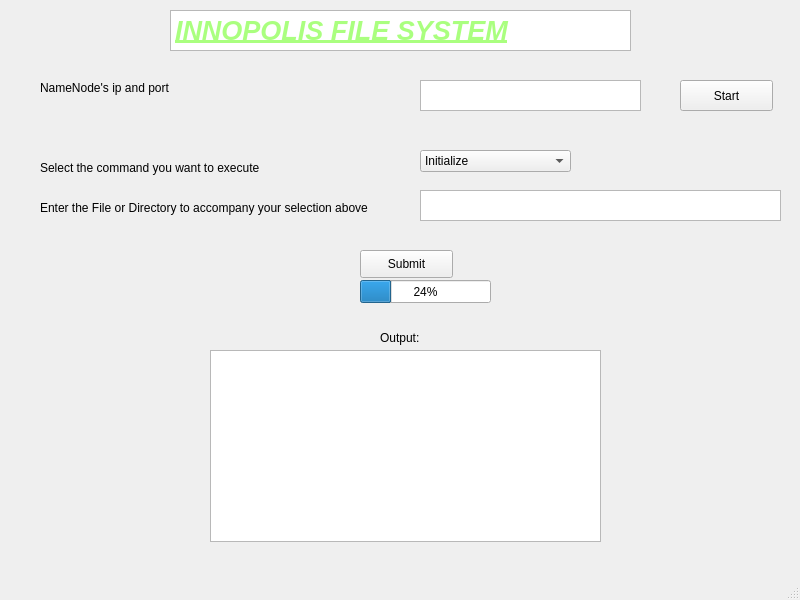
<?xml version="1.0" encoding="UTF-8"?>
<ui version="4.0">
 <class>MainWindow</class>
 <widget class="QMainWindow" name="MainWindow">
  <property name="geometry">
   <rect>
    <x>0</x>
    <y>0</y>
    <width>800</width>
    <height>600</height>
   </rect>
  </property>
  <property name="windowTitle">
   <string>MainWindow</string>
  </property>
  <widget class="QWidget" name="centralwidget">
   <widget class="QComboBox" name="comboBox">
    <property name="geometry">
     <rect>
      <x>420</x>
      <y>150</y>
      <width>151</width>
      <height>22</height>
     </rect>
    </property>
    <item>
     <property name="text">
      <string>Initialize</string>
     </property>
    </item>
    <item>
     <property name="text">
      <string>get_pool</string>
     </property>
    </item>
    <item>
     <property name="text">
      <string>Read Directory</string>
     </property>
    </item>
    <item>
     <property name="text">
      <string>Change Directory</string>
     </property>
    </item>
    <item>
     <property name="text">
      <string>Make Directory</string>
     </property>
    </item>
    <item>
     <property name="text">
      <string>Remove Directory</string>
     </property>
    </item>
    <item>
     <property name="text">
      <string>Create File</string>
     </property>
    </item>
    <item>
     <property name="text">
      <string>Delete File</string>
     </property>
    </item>
    <item>
     <property name="text">
      <string>Copy FIle</string>
     </property>
    </item>
    <item>
     <property name="text">
      <string>Move FIle</string>
     </property>
    </item>
    <item>
     <property name="text">
      <string>Write File</string>
     </property>
    </item>
    <item>
     <property name="text">
      <string>Read File</string>
     </property>
    </item>
    <item>
     <property name="text">
      <string>Info</string>
     </property>
    </item>
   </widget>
   <widget class="QPushButton" name="pushButton">
    <property name="geometry">
     <rect>
      <x>360</x>
      <y>250</y>
      <width>93</width>
      <height>28</height>
     </rect>
    </property>
    <property name="text">
     <string>Submit</string>
    </property>
   </widget>
   <widget class="QProgressBar" name="progressBar">
    <property name="geometry">
     <rect>
      <x>360</x>
      <y>280</y>
      <width>131</width>
      <height>23</height>
     </rect>
    </property>
    <property name="value">
     <number>24</number>
    </property>
   </widget>
   <widget class="QTextEdit" name="textEdit">
    <property name="geometry">
     <rect>
      <x>420</x>
      <y>190</y>
      <width>361</width>
      <height>31</height>
     </rect>
    </property>
    <property name="html">
     <string>&lt;!DOCTYPE HTML PUBLIC &quot;-//W3C//DTD HTML 4.0//EN&quot; &quot;http://www.w3.org/TR/REC-html40/strict.dtd&quot;&gt;
&lt;html&gt;&lt;head&gt;&lt;meta name=&quot;qrichtext&quot; content=&quot;1&quot; /&gt;&lt;style type=&quot;text/css&quot;&gt;
p, li { white-space: pre-wrap; }
&lt;/style&gt;&lt;/head&gt;&lt;body style=&quot; font-family:'MS Shell Dlg 2'; font-size:7.8pt; font-weight:400; font-style:normal;&quot;&gt;
&lt;p style=&quot;-qt-paragraph-type:empty; margin-top:0px; margin-bottom:0px; margin-left:0px; margin-right:0px; -qt-block-indent:0; text-indent:0px;&quot;&gt;&lt;br /&gt;&lt;/p&gt;&lt;/body&gt;&lt;/html&gt;</string>
    </property>
   </widget>
   <widget class="QTextBrowser" name="textBrowser">
    <property name="geometry">
     <rect>
      <x>210</x>
      <y>350</y>
      <width>391</width>
      <height>192</height>
     </rect>
    </property>
   </widget>
   <widget class="QLabel" name="label">
    <property name="geometry">
     <rect>
      <x>40</x>
      <y>200</y>
      <width>371</width>
      <height>16</height>
     </rect>
    </property>
    <property name="text">
     <string>Enter the File or Directory to accompany your selection above</string>
    </property>
   </widget>
   <widget class="QLabel" name="label_3">
    <property name="geometry">
     <rect>
      <x>380</x>
      <y>330</y>
      <width>55</width>
      <height>16</height>
     </rect>
    </property>
    <property name="text">
     <string>Output:</string>
    </property>
   </widget>
   <widget class="QLabel" name="label_4">
    <property name="geometry">
     <rect>
      <x>40</x>
      <y>160</y>
      <width>271</width>
      <height>16</height>
     </rect>
    </property>
    <property name="text">
     <string>Select the command you want to execute</string>
    </property>
   </widget>
   <widget class="QTextEdit" name="textEdit_3">
    <property name="geometry">
     <rect>
      <x>420</x>
      <y>80</y>
      <width>221</width>
      <height>31</height>
     </rect>
    </property>
   </widget>
   <widget class="QLabel" name="label_5">
    <property name="geometry">
     <rect>
      <x>40</x>
      <y>80</y>
      <width>181</width>
      <height>16</height>
     </rect>
    </property>
    <property name="text">
     <string>NameNode's ip and port</string>
    </property>
   </widget>
   <widget class="QPushButton" name="pushButton_2">
    <property name="geometry">
     <rect>
      <x>680</x>
      <y>80</y>
      <width>93</width>
      <height>31</height>
     </rect>
    </property>
    <property name="text">
     <string>Start</string>
    </property>
   </widget>
   <widget class="QTextBrowser" name="textBrowser_2">
    <property name="geometry">
     <rect>
      <x>170</x>
      <y>10</y>
      <width>461</width>
      <height>41</height>
     </rect>
    </property>
    <property name="html">
     <string>&lt;!DOCTYPE HTML PUBLIC &quot;-//W3C//DTD HTML 4.0//EN&quot; &quot;http://www.w3.org/TR/REC-html40/strict.dtd&quot;&gt;
&lt;html&gt;&lt;head&gt;&lt;meta name=&quot;qrichtext&quot; content=&quot;1&quot; /&gt;&lt;style type=&quot;text/css&quot;&gt;
p, li { white-space: pre-wrap; }
&lt;/style&gt;&lt;/head&gt;&lt;body style=&quot; font-family:'MS Shell Dlg 2'; font-size:7.8pt; font-weight:400; font-style:normal;&quot;&gt;
&lt;p style=&quot; margin-top:0px; margin-bottom:0px; margin-left:0px; margin-right:0px; -qt-block-indent:0; text-indent:0px;&quot;&gt;&lt;span style=&quot; font-size:20pt; font-weight:600; font-style:italic; text-decoration: underline; color:#aaff7f;&quot;&gt;INNOPOLIS FILE SYSTEM&lt;/span&gt;&lt;/p&gt;&lt;/body&gt;&lt;/html&gt;</string>
    </property>
   </widget>
  </widget>
  <widget class="QMenuBar" name="menubar">
   <property name="geometry">
    <rect>
     <x>0</x>
     <y>0</y>
     <width>800</width>
     <height>26</height>
    </rect>
   </property>
  </widget>
  <widget class="QStatusBar" name="statusbar"/>
 </widget>
 <resources/>
 <connections/>
</ui>
